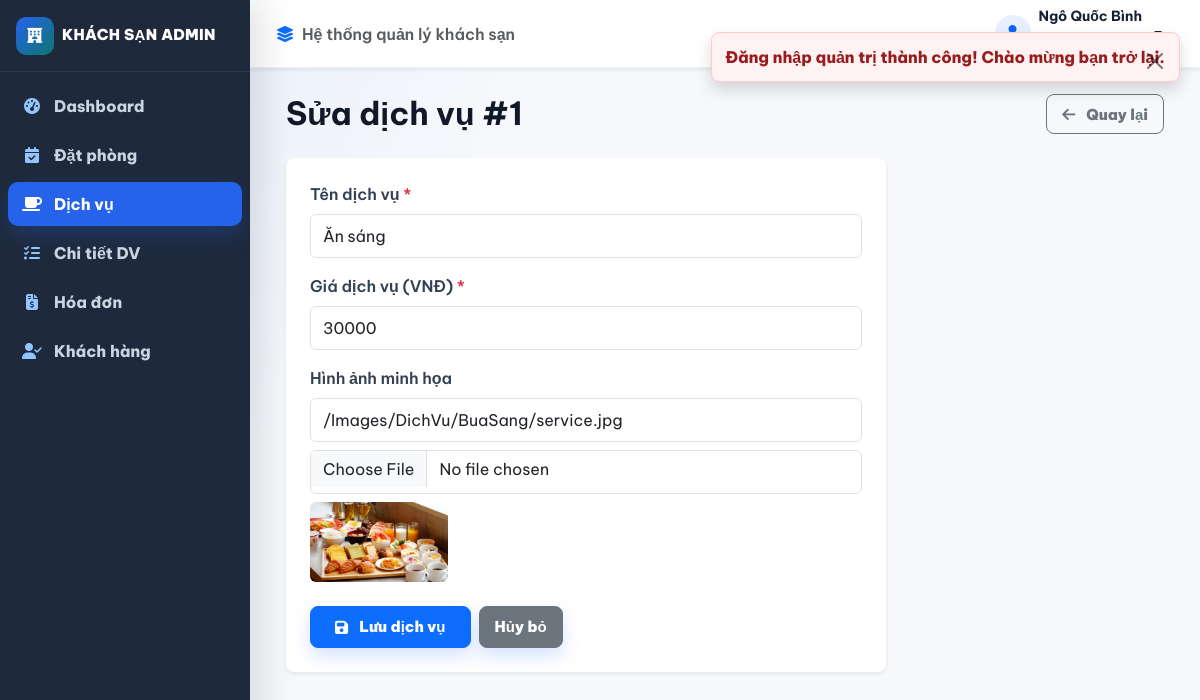
/admin/index.php?c=dich-vu&a=edit&id=1 (signed in), run on the app's committed database.
### tables this page shows
CREATE TABLE NHANVIEN
(
    MaNhanVien INT AUTO_INCREMENT PRIMARY KEY,
    Username VARCHAR(20),
    `Password` VARCHAR(255),
    TenNhanVien VARCHAR(100),
    NgaySinh DATE,
    CMND VARCHAR(20),
    NgayVaoLam DATE,
    MaChucVu INT,
    UNIQUE KEY uq_staff_username (Username),
    CONSTRAINT FK_NHANVIEN_CHUCVU 
        FOREIGN KEY (MaChucVu) REFERENCES CHUCVU(MaChucVu)
);

CREATE TABLE DICHVU
(
    MaDichVu INT AUTO_INCREMENT PRIMARY KEY,
    TenDichVu VARCHAR(50),
    GiaDichVu INT,
    HinhAnh VARCHAR(255)
);

### controllers/admin/DichVuController.php (called while the page is built, shortened)
<?php
require_once __DIR__ . '/../../config/auth.php';
require_once __DIR__ . '/../../config/helpers.php';
require_once __DIR__ . '/../../models/DichVuModel.php';
class DichVuController {
    public function edit(): void {
        Auth::requirePermission('DICH_VU');
        $id = (int)($_GET['id'] ?? 0);
        $item = DichVuModel::getById($id);
        $error = '';
        render_admin_view('dich-vu/form', [
            'title'  => "Sửa dịch vụ #$id",
            'isEdit' => true,
            'item'   => $item,
            'error'  => $error
        ]);
    }
}

### config/auth.php (called while the page is built, shortened)
<?php
require_once __DIR__ . '/database.php';
require_once __DIR__ . '/helpers.php';
class Auth {
    public static function isAdminLoggedIn(): bool {
        static $checked = false;
        if (!$checked) {
            $checked = true;
            $stmt = getDB()->prepare('SELECT nv.*, cv.TenChucVu FROM NHANVIEN nv LEFT JOIN CHUCVU cv ON cv.MaChucVu = nv.MaChucVu WHERE MaNhanVien = ?');
            $stmt->execute([$_SESSION['admin_user']['id']]);
        }
        return true;
    }
    public static function hasPermission(string $permission): bool {
        $perms = $_SESSION['admin_permissions'] ?? [];
        return in_array($permission, $perms);
    }
    public static function requireAdminLogin(): void {
        if (!self::isAdminLoggedIn()) {
            set_flash('danger', 'Vui lòng đăng nhập để tiếp tục.');
            redirect(admin_url('c=auth&a=login'));
        }
    }
    public static function requirePermission(string $permission): void {
        self::requireAdminLogin();
    }
}

### config/database.php (called while the page is built, shortened)
<?php
class Database {
    private static ?PDO $instance = null;
    public static function getConnection(): PDO {
        if (self::$instance === null) {
            $dsn = 'mysql:host=' . (getenv('HOTEL_DB_HOST') ?: self::DB_HOST)
                . ';port=' . (getenv('HOTEL_DB_PORT') ?: self::DB_PORT)
                . ';dbname=' . (getenv('HOTEL_DB_NAME') ?: self::DB_NAME) . ';charset=utf8mb4';
            $options = [
                PDO::ATTR_ERRMODE            => PDO::ERRMODE_EXCEPTION,
                PDO::ATTR_DEFAULT_FETCH_MODE => PDO::FETCH_ASSOC,
                PDO::ATTR_EMULATE_PREPARES   => false,
                PDO::MYSQL_ATTR_INIT_COMMAND => "SET NAMES utf8mb4"
            ];
            try {
                self::$instance = new PDO($dsn, getenv('HOTEL_DB_USER') ?: self::DB_USER, getenv('HOTEL_DB_PASS') ?: self::DB_PASS, $options);
                self::$instance->exec("SET time_zone = '+07:00'");
                self::$instance->exec('SET SESSION TRANSACTION ISOLATION LEVEL READ COMMITTED');
            } catch (PDOException $e) {
                error_log($e->getMessage());
                throw new RuntimeException('Không thể kết nối cơ sở dữ liệu. Vui lòng kiểm tra cấu hình máy chủ.');
            }
        }
        return self::$instance;
    }
}
function getDB(): PDO {
    return Database::getConnection();
}

### models/DichVuModel.php (called while the page is built, shortened)
<?php
class DichVuModel extends BaseModel {
    public static function getById(int $id): ?array {
        $db = self::db();
        $stmt = $db->prepare("SELECT * FROM DICHVU WHERE MaDichVu = :id LIMIT 1");
        $stmt->execute([':id' => $id]);
        $row = $stmt->fetch();
        return $row ?: null;
    }
}

### views/admin/dich-vu/form.php (the view, shortened to what this page needs)
<div class="container admin-wide my-4">
    <div class="d-flex justify-content-between align-items-center mb-4">
        <h1 class="fw-bold mb-0"><?= $isEdit ? "Sửa dịch vụ #{$item['MaDichVu']}" : "Thêm dịch vụ mới" ?></h1>
        <a href="<?= e(admin_url('c=dich-vu')) ?>" class="btn btn-outline-secondary">
            <i class="fa-solid fa-arrow-left me-1"></i> Quay lại
        </a>
    </div>
    <div class="card admin-panel border-0 shadow-sm p-4" style="max-width: 600px;">
        <form method="POST" enctype="multipart/form-data">
            <div class="mb-3">
                <label class="form-label fw-semibold">Tên dịch vụ <span class="text-danger">*</span></label>
                <input type="text" name="tenDichVu" class="form-control" placeholder="Ví dụ: Ăn sáng, Massage, Giặt ủi..."
                       value="<?= e($item['TenDichVu'] ?? '') ?>" required autofocus>
            </div>
            <div class="mb-3">
                <label class="form-label fw-semibold">Giá dịch vụ (VNĐ) <span class="text-danger">*</span></label>
                <input type="number" name="giaDichVu" class="form-control" placeholder="Ví dụ: 30000"
                       value="<?= e($item['GiaDichVu'] ?? '') ?>" required>
            </div>
            <div class="mb-3">
                <label class="form-label fw-semibold">Hình ảnh minh họa</label>
                <input type="text" name="hinhAnh" class="form-control mb-2" placeholder="/Images/DichVu/BuaSang/service.jpg"
                       value="<?= e($item['HinhAnh'] ?? '') ?>">
                <input type="file" name="fileAnh" class="form-control" accept="image/*">
                <?php if (!empty($item['HinhAnh'])): ?>
                    <div class="mt-2">
                        <img src="<?= e(asset($item['HinhAnh'])) ?>" alt="Preview" style="max-height: 80px; border-radius: 6px;">
                    </div>
                <?php endif; ?>
            </div>
            <div class="d-flex gap-2 mt-4">
                <button type="submit" class="btn btn-primary px-4">
                    <i class="fa-solid fa-floppy-disk me-1"></i> Lưu dịch vụ
                </button>
                <a href="<?= e(admin_url('c=dich-vu')) ?>" class="btn btn-secondary">Hủy bỏ</a>
            </div>
        </form>
    </div>
</div>

### views/admin/layouts/nav.php (shortened to what this page needs)
<?php
require_once __DIR__ . '/../../../config/auth.php';
$currentC = $_GET['c'] ?? 'dashboard';
?>
<div class="admin-shell">
    <aside class="admin-sidebar">
        <a class="admin-brand d-flex align-items-center gap-2 px-3 py-3" href="<?= e(admin_url('c=dashboard')) ?>">
            <span class="brand-icon"><i class="fa-solid fa-hotel"></i></span>
            <span>KHÁCH SẠN ADMIN</span>
        </a>
        <nav class="admin-menu px-2">
            <?php if (Auth::hasPermission('DASHBOARD')): ?>
            <a class="admin-menu-link <?= ($currentC === 'dashboard') ? 'active' : '' ?>" href="<?= e(admin_url('c=dashboard')) ?>">
                <i class="fa-solid fa-gauge-high"></i>
                <span>Dashboard</span>
            </a>
            <?php endif; ?>
            <?php if (Auth::hasPermission('DAT_PHONG')): ?>
            <a class="admin-menu-link <?= ($currentC === 'dat-phong') ? 'active' : '' ?>" href="<?= e(admin_url('c=dat-phong')) ?>">
                <i class="fa-solid fa-calendar-check"></i>
                <span>Đặt phòng</span>
            </a>
            <?php endif; ?>
            <?php if (Auth::hasPermission('DICH_VU')): ?>
            <a class="admin-menu-link <?= ($currentC === 'dich-vu') ? 'active' : '' ?>" href="<?= e(admin_url('c=dich-vu')) ?>">
                <i class="fa-solid fa-mug-saucer"></i>
                <span>Dịch vụ</span>
            </a>
            <?php endif; ?>
            <?php if (Auth::hasPermission('CT_DICH_VU')): ?>
            <a class="admin-menu-link <?= ($currentC === 'ct-dich-vu') ? 'active' : '' ?>" href="<?= e(admin_url('c=ct-dich-vu')) ?>">
                <i class="fa-solid fa-list-check"></i>
                <span>Chi tiết DV</span>
            </a>
            <?php endif; ?>
            <?php if (Auth::hasPermission('HOA_DON')): ?>
            <a class="admin-menu-link <?= ($currentC === 'hoa-don') ? 'active' : '' ?>" href="<?= e(admin_url('c=hoa-don')) ?>">
                <i class="fa-solid fa-file-invoice-dollar"></i>
                <span>Hóa đơn</span>
            </a>
            <?php endif; ?>
            <?php if (Auth::hasPermission('KHACH_HANG')): ?>
            <a class="admin-menu-link <?= ($currentC === 'khach-hang') ? 'active' : '' ?>" href="<?= e(admin_url('c=khach-hang')) ?>">
                <i class="fa-solid fa-user-check"></i>
                <span>Khách hàng</span>
            </a>
            <?php endif; ?>
        </nav>
    </aside>
    <header class="admin-topbar shadow-sm">
        <div class="d-flex align-items-center gap-2 text-muted fw-semibold">
            <i class="fa-solid fa-layer-group text-primary"></i>
            <span>Hệ thống quản lý khách sạn</span>
        </div>
        <div class="dropdown ms-auto">
            <button class="admin-account dropdown-toggle border-0 bg-transparent d-flex align-items-center gap-2"
                    type="button"
                    data-bs-toggle="dropdown"
                    aria-expanded="false">
                <span class="admin-avatar">
                </span>
                <span class="account-text text-start">
                    <strong><?= e($currentUser['fullName'] ?? 'Admin') ?></strong>
                    <br>
                    <small class="text-muted"><?= e($currentUser['roleName'] ?? 'Nhân viên') ?></small>
                </span>
            </button>
        </div>
    </header>
</div>

### data on the page
nhanvien: TenNhanVien "Ngô Quốc Bình"
dichvu: MaDichVu "1", tenDichVu "Ăn sáng", giaDichVu "30000", hinhAnh "/Images/DichVu/BuaSang/service.jpg", HinhAnh (picture)

### other printed values
$flash['message'] "Đăng nhập quản trị thành công! Chào mừng bạn trở lại."
